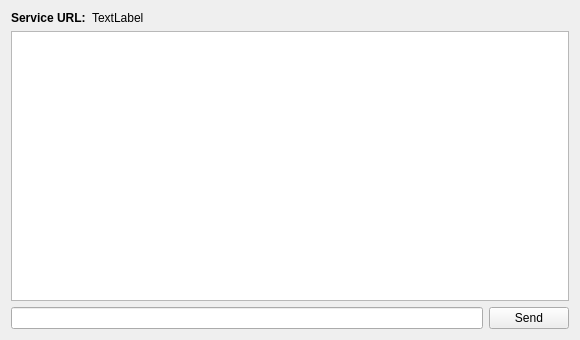
<?xml version="1.0" encoding="UTF-8"?>
<ui version="4.0">
 <class>Form</class>
 <widget class="QWidget" name="Form">
  <property name="geometry">
   <rect>
    <x>0</x>
    <y>0</y>
    <width>580</width>
    <height>340</height>
   </rect>
  </property>
  <property name="windowTitle">
   <string>Form</string>
  </property>
  <layout class="QVBoxLayout" name="verticalLayout" stretch="0,1,0">
   <item>
    <layout class="QFormLayout" name="formLayout">
     <item row="0" column="0">
      <widget class="QLabel" name="label">
       <property name="font">
        <font>
         <weight>75</weight>
         <bold>true</bold>
        </font>
       </property>
       <property name="text">
        <string>Service URL:</string>
       </property>
      </widget>
     </item>
     <item row="0" column="1">
      <widget class="QLabel" name="serviceURL">
       <property name="cursor">
        <cursorShape>IBeamCursor</cursorShape>
       </property>
       <property name="text">
        <string>TextLabel</string>
       </property>
       <property name="textInteractionFlags">
        <set>Qt::LinksAccessibleByMouse|Qt::TextSelectableByKeyboard|Qt::TextSelectableByMouse</set>
       </property>
      </widget>
     </item>
    </layout>
   </item>
   <item>
    <widget class="QTextEdit" name="chatField">
     <property name="readOnly">
      <bool>true</bool>
     </property>
    </widget>
   </item>
   <item>
    <layout class="QHBoxLayout" name="horizontalLayout">
     <item>
      <widget class="QLineEdit" name="chatMessage"/>
     </item>
     <item>
      <widget class="QPushButton" name="sendButton">
       <property name="text">
        <string>Send</string>
       </property>
      </widget>
     </item>
    </layout>
   </item>
  </layout>
 </widget>
 <resources/>
 <connections/>
</ui>
